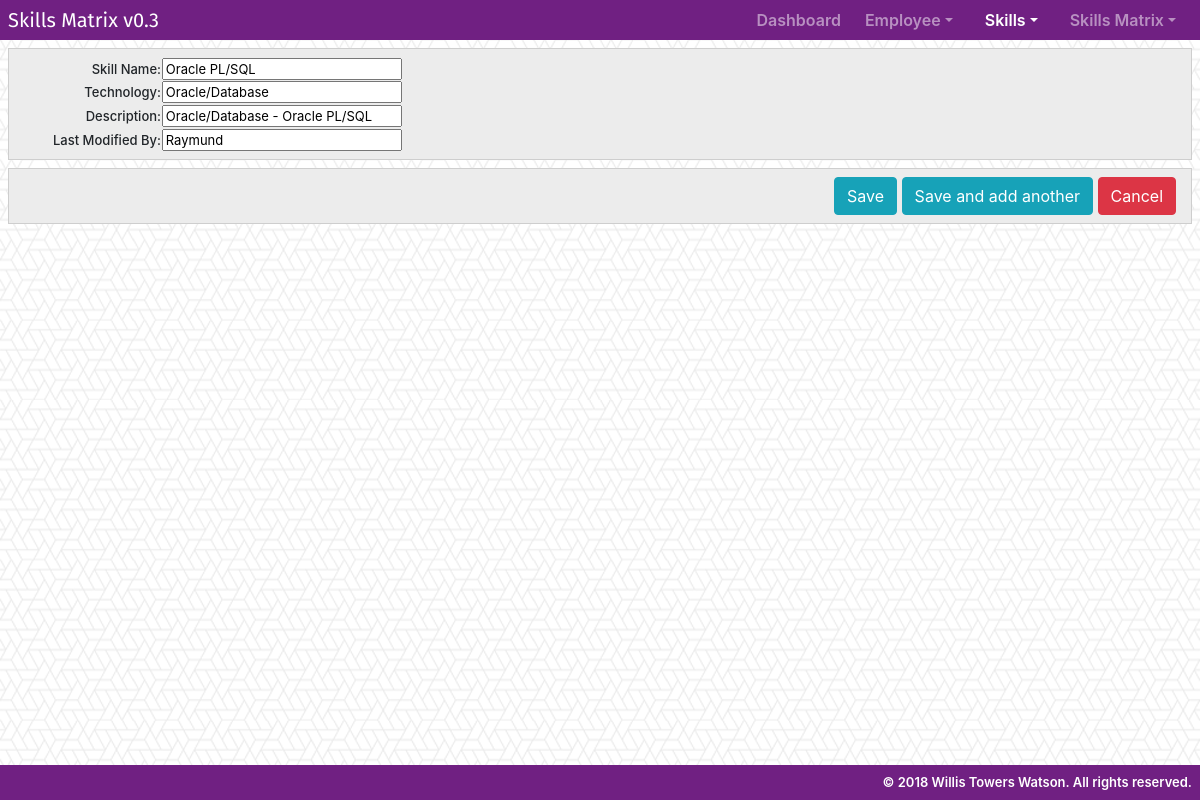
The app's page /skillsMatrixApp/skills/1/ with its own data.
### skillsMatrixApp/models.py (models this page shows, shortened)
class skills(models.Model):
    skillName = models.CharField(max_length=150, verbose_name="Skill Name")
    technology = models.CharField(max_length=150)
    description = models.CharField(max_length=500)
    dateAdded = models.DateTimeField(auto_now_add=True, verbose_name="Date Added")
    dateModified = models.DateTimeField(auto_now=True, verbose_name="Date Modified")
    lastModifiedByID = models.CharField(max_length=10, verbose_name="Last Modified By")
    class Meta:
        verbose_name_plural = "skills"

### skillsMatrixApp/views.py (the view, shortened to what this page needs)
# urls.py: url(r'skills/(?P<pk>[0-9]+)/$', views.skillsUpdate.as_view(), name='skills-update'),
class skillsUpdate(UpdateView):
    model = skills
    fields = ['skillName', 'technology', 'description', 'lastModifiedByID']

### skillsMatrixApp/templates/skillsMatrixApp/skills_form.html (shortened to what this page needs)
{% extends 'skillsMatrixApp/base.html' %}
{% block skills_active %}active{% endblock %}
{% block body %}
    <form class="form-horizontal" role="form" action="" method="post" enctype="multipart/form-data">
        {% include 'skillsMatrixApp/form-template.html' %}
        <div class="form-group sub">
            <div class="col-sm" style="text-align: right">
                <button type="submit" formnovalidate class="btn btn-info">Save</button>
                <button type="submit" formnovalidate name="another" class="btn btn-info">Save and add another</button>
                <button type="submit" formnovalidate name="cancel" class="btn btn-danger">Cancel</button>
            </div>
        </div>
    </form>
{% endblock %}

### skillsMatrixApp/templates/skillsMatrixApp/form-template.html (shortened to what this page needs)
<div class="form-tmp ">
    {% for field in form %}
        <div class="form-lbl"> {{ field.label_tag }} {{ field }}
        </div>
    {% endfor %}
</div>

### skillsMatrixApp/static/skillsMatrixApp/style.css (style rules this page uses)
body { background: white url("images/what-the-hex.png"); }
html, body { margin-bottom: 1.5rem; }
.form-tmp { border: 1px solid #cecece; margin: .5rem; padding: .5rem; background: #ececec; font-weight: 500; }
.form-lbl, .form-field { display: -webkit-box; }
.form-lbl > label { text-align: right;: 3 rem; width: 9rem; font-size: small !important; }
.form-lbl { font-size: small !important; }
.sub { background: #ececec; border: 1px solid #cecece; margin: .5rem; padding: .5rem 0; }
#id_role, #id_lastName, #id_firstName, #id_technology, #id_skillName, #id_lastModifiedByID, #id_description { width: 20vw; }
label { margin-bottom: 0 !important; }
input { line-height: 0 !important; overflow: hidden; margin: 0.05rem; }

### records on screen
skills: form "Oracle PL/SQL" "Oracle/Database" "Oracle/Database - Oracle PL/SQL" "Raymund"

### other values on screen
{{ field.label_tag }} "Skill Name:" "Technology:" "Description:" "Last Modified By:"
